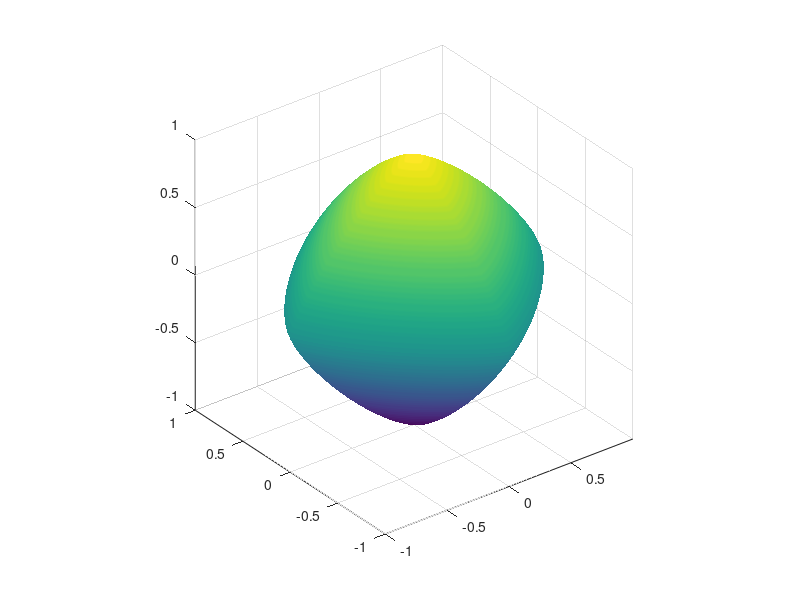

Write the MATLAB code that produced this figure.
u = linspace(-pi/2, pi/2, 200);
v = linspace(-pi, pi, 200);
[U, V] = meshgrid(u, v);

e = 1.6;

X = sign(cos(U)).*abs(cos(U)).^e .* sign(cos(V)).*abs(cos(V)).^e;
Y = sign(cos(U)).*abs(cos(U)).^e .* sign(sin(V)).*abs(sin(V)).^e;
Z = sign(sin(U)).*abs(sin(U)).^e;

surf(X,Y,Z)
shading interp
axis equal
